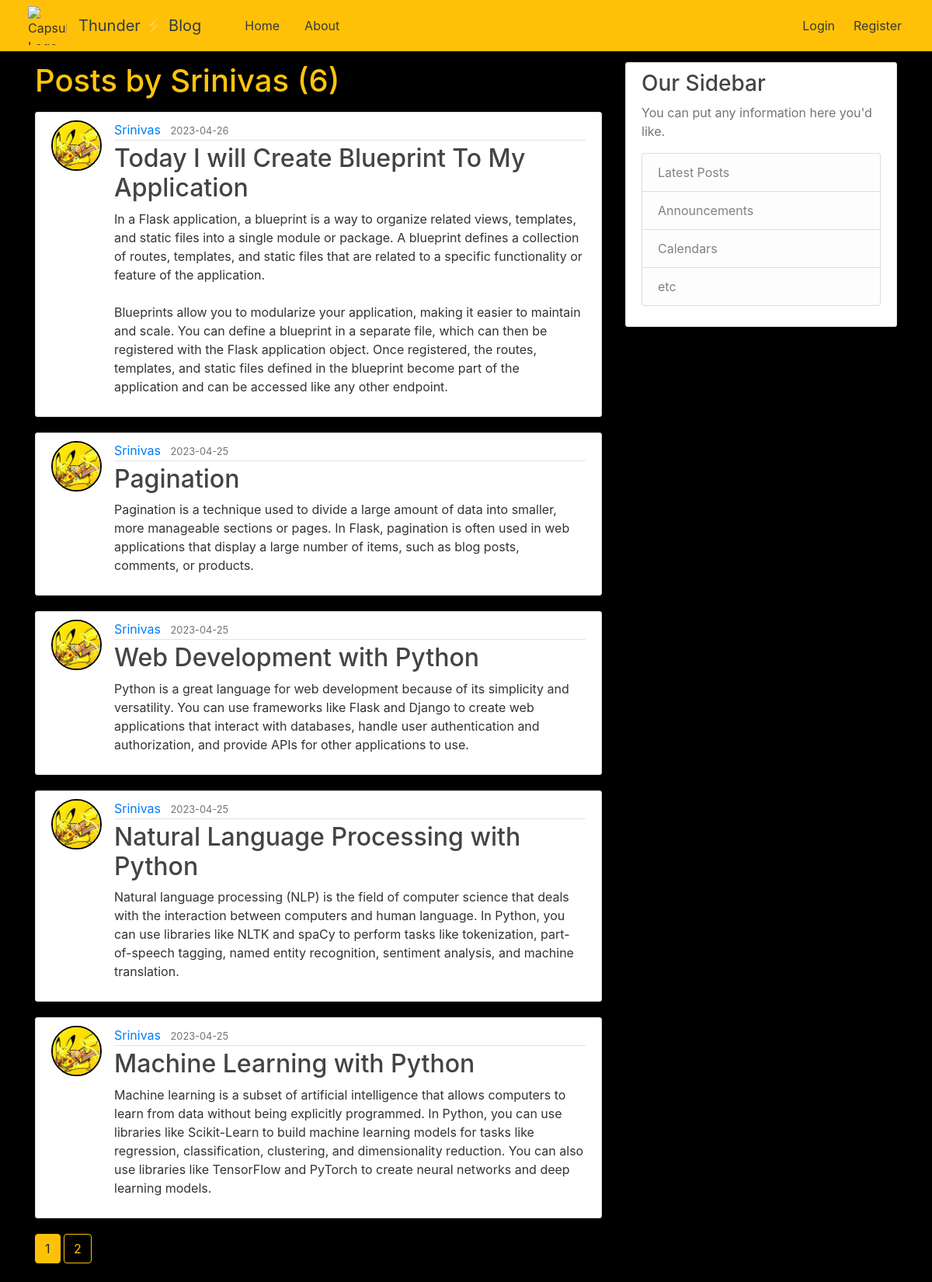
Screenshot of /user/Srinivas with the database file from the repository.
### flaskblog/models.py (models this page shows, shortened)
class User(db.Model, UserMixin):
    id = db.Column(db.Integer, primary_key=True)
    username = db.Column(db.String(20), unique=True, nullable=False)
    email = db.Column(db.String(120), unique=True, nullable=False)
    image_file = db.Column(db.String(20), nullable=False, default='default.jpg')
    password = db.Column(db.String(60), nullable=False)
    posts = db.relationship('Post', backref='author', lazy=True)

class Post(db.Model):
    id = db.Column(db.Integer, primary_key=True)
    title = db.Column(db.String(100), nullable=False)
    date_posted = db.Column(db.DateTime, nullable=False, default=datetime.utcnow)
    content = db.Column(db.Text, nullable=False)
    user_id = db.Column(db.Integer, db.ForeignKey('user.id'), nullable=False)

### flaskblog/users/routes.py (the view)
@users.route("/user/<string:username>")
def user_posts(username):
    page = request.args.get("page", 1, type=int)
    user = User.query.filter_by(username=username).first_or_404()
    posts = Post.query.filter_by(author=user).order_by(Post.date_posted.desc()).paginate(page=page, per_page=5)
    return render_template("user_posts.html", posts=posts, user=user)

### flaskblog/templates/user_posts.html
{% extends "layout.html" %}
{% block content %}
    <h1 class="mb-3" style="color: #ffc40c;">Posts by {{ user.username }} ({{ posts.total }})</h1>
    {% for post in posts.items %}
        <article class="media content-section">
        <img class="rounded-circle article-img" style="border: 2px solid black;" src="{{ url_for('static', filename='profile_pics/' + post.author.image_file) }}">
          <div class="media-body">
            <div class="article-metadata">
              <a class="mr-2" href="{{ url_for('users.user_posts', username=post.author.username) }}">{{ post.author.username }}</a>
              <small class="text-muted">{{ post.date_posted.strftime('%Y-%m-%d') }}</small>
            </div>
            <h2><a class="article-title" href="{{ url_for('posts.post', post_id=post.id) }}">{{ post.title }}</a></h2>
            <p class="article-content">{{ post.content }}</p>
          </div>
        </article>
    {% endfor %}
    {% for page_num in posts.iter_pages(left_edge=1, right_edge=1, left_current=1, right_current=2) %}
        {% if page_num %}
          {% if posts.page == page_num %}
            <a class="btn btn-warning mb-4" href="{{ url_for('users.user_posts', username=user.username, page=page_num)}}">{{ page_num }}</a>
          {% else %}
            <a class="btn btn-outline-warning mb-4" href="{{ url_for('users.user_posts', username=user.username, page=page_num)}}">{{ page_num }}</a>
          {% endif %}
        {% else %}
          ...
        {% endif %}
    {% endfor %}
{% endblock content %}

### flaskblog/templates/layout.html (shortened to what this page needs)
<!DOCTYPE html>
<html lang="en">
<head>
    <link rel="stylesheet" href="https://cdn.jsdelivr.net/npm/bootstrap@4.3.1/dist/css/bootstrap.min.css">
    <link rel="stylesheet" type="text/css" href="{{ url_for('static', filename='main.css')}}">
</head>
<body>
    <header class="site-header">
      <nav class="navbar navbar-expand-md navbar-dark bg-warning fixed-top">
      <img src="https://lh3.googleusercontent.com/vi7J1cWPPRrVgJWCwhZCSAXsEkjZWPr_p0uuEAANlOZkADW8zckaJ3ZMqBg_Df9-kFsbXCulUPEzCcuILsr4DqdNL1qhWxdpa_SVkxP0X6gcYiVoHdFO-zISLDEfpGGKY2F_qV5-HYpTd5toRM563i1ZIBpTR1Z1ZsQYkI3hmgwUWXxS8YdjZY5-svRih5FY5g_ljymczJn9r7flTf0Ok15zeHNI-yFYUyVL8NIND-WmyVAJHLw5v3CP2EidENIIfxeUolOz9qCvxnv0XSVCwmJd4lFmQJQsAZkem-s5sqQ416Z6lzR6vpx6SNvlMgHmOqjPimDnhWs_TLm34NfxIbh9NENQkXAzM_0W7xAc-SghtZ-k7SvT8Tq4I2VcSy83VDHRpTS5ZHVQvh5dQ_-tkCkohMN_-hded2DBRhZCmQkHRtGwjJJiTRLPnU1yFMnrGkS1PadMbie8NgFHONYmMdrQU5XFuQHWWJQyjrMoHy5T7yyLMIaim66J2Xlwj19VH081goEF4bVPjKHydQ4WZtSs376hSKe1uA0xIe_IPbMElG_R5JNVVXj6gYJO37xongJHDfBMn6rVCDGkO8qhhH7b3oWjj3vlmRgD8bQaDHToGlcsywQuxr_16T5oY1DKhAAjr1DbEINUvX1fY07UCAJ4JC3OPwt_mdV6uQJGHDYeIvlLBh0yw18uxnzDxXZt84Vf7XgjV5nuPfN37Qi6CD_ecXmLD09YLbtDbfJ8qfW4R4ghWkMb7LwzNDV_ZllDULuTBAt_9hVtOa8JuQ5PqJ3p5RPuNdr4-53u-b0cKRnttRtViltxfeDqnAqFh-BNZB9434hn8ltskDyllt5NPRim4AUv5yKAi9Zhxsy5qybq3G-cDGInbJTV1vTDxjRvndP_hFhCplX5xjNeOagkNPCmzneYbDuHijKk=w489-h511-s-no?authuser=0" alt="Capsule Logo" class="logo" style="margin-left: 20px;">
        <div class="container">
           <a class="navbar-brand text-dark mr-5" href="/">
               Thunder&nbsp;<span>&#9889;</span>&nbsp;Blog
           </a>
          <div class="collapse navbar-collapse" id="navbarToggle">
            <div class="navbar-nav mr-auto">
              <a class="nav-item1 nav-link rounded text-dark mr-3" href="{{ url_for('main.home') }}">Home</a>
              <a class="nav-item1 nav-link rounded text-dark" href="{{ url_for('main.about') }}">About</a>
            </div>
            <div class="navbar-nav">
              {% if current_user.is_authenticated %}
                <a class="nav-item nav-link border-color rounded text-dark mr-2" href="{{ url_for('posts.new_post') }}">New Post</a>
                <a class="nav-item nav-link border-color rounded text-dark mr-2" href="{{ url_for('users.account') }}">Account</a>
                <a class="nav-item nav-link border-color rounded text-dark mr-2" href="{{ url_for('users.logout') }}">Logout</a>
              {% else %}
                <a class="nav-item nav-link border-color rounded text-dark mr-2" href="{{ url_for('users.login') }}">Login</a>
                <a class="nav-item nav-link border-color rounded text-dark " href="{{ url_for('users.register') }}">Register</a>
              {% endif %}
            </div>
          </div>
        </div>
      </nav>
    </header>
    <main role="main" class="container">
      <div class="row">
        <div class="col-md-8">
          {% block content %}{% endblock content%}
        </div>
        <div class="col-md-4">
          <div class="content-section">
            <h3>Our Sidebar</h3>
            <p class='text-muted'>You can put any information here you'd like.
              <ul class="list-group">
                <li class="list-group-item list-group-item-light">Latest Posts</li>
                <li class="list-group-item list-group-item-light">Announcements</li>
                <li class="list-group-item list-group-item-light">Calendars</li>
                <li class="list-group-item list-group-item-light">etc</li>
              </ul>
            </p>
          </div>
        </div>
      </div>
    </main>
</body>
</html>

### flaskblog/static/main.css (style rules this page uses)
body { background: #fafafa; color: #333333; margin-top: 5rem; }
h1, h2, h3, h4, h5, h6 { color: #444444; }
.site-header .navbar-nav .nav-link { color: #cbd5db; }
.content-section { background: #ffffff; padding: 10px 20px; border: 1px solid #dddddd; border-radius: 3px; margin-bottom: 20px; }
.article-title { color: #444444; }
.article-content { white-space: pre-line; }
.article-img { height: 65px; width: 65px; margin-right: 16px; }
.article-metadata { padding-bottom: 1px; margin-bottom: 4px; border-bottom: 1px solid #e3e3e3 }
nav { display: flex; align-items: center; justify-content: space-between; padding: 10px; }
.logo { width: 50px; height: 50px; object-fit: contain; }
.logo { margin-left: 20px; }
body { scrollbar-width: thin; scrollbar-color: #c1c1c1 #f1f1f1; }

### flaskblog/templates/layout.html (style rules this page uses)
body { background-color: black; }
body { background-image: url('https://lh3.googleusercontent.com/_-m3Du9hfX4mVjtSQit18Rh_JHc-wxsptvm3HW0IqmdvqvnK1p5qlrDXGDezDje0_8oMsKbp-4Age3tw-EyI8SqDE9DPM0-9yPvvxI0TC_Pl4qVmmzfuCm2oehQG6cuSeFQrKRyTTqi9qc-sFdKb3b6vSxgqX8EgpLALrrCmnX-qazpePoEd9nr7QfmHnwJNPl3tWzk3Wga-UNAJa78OrTPQVlPAqMdLNMGVUD39rYkYh67x9RTHD-mp-lCk1HvjauQqc_0AMaIx-t7DuqA5Y6Tl0uKEtwny3qrlba7hDTa0MlRyuUsioBnpAAJJV8z-7XEb5JNmE09OA989gtP8t9250VWAHxoHdkB1EXuFQLn_7c6B3YvK4EoZ78lbxHgPHu115QDmscg70yjw-8bBNwOEZtgAcsyr1sUTdVNJI_1Aa_pMt0raqrzu-rStcHwlKCieGt8P8No3r8zpyXCUG2peEVHr8Y5NAAGMSxTe0VMxDYXSohd05a-Ms3qQbDuFpp0lXWPOjL6JUdvbyGETEXmxwvliIdR1elg28OvtEo5ep4-AZK_nmvjCOiISEON9uQvIlKNIpokOBGEo4lCGergGN2MtTCyDrz7YY9hytSprn5Q428fSnFk98grofHXeEupn-K4ezwZJohaqv_mXzKr4S39huFd3MqjQYuvxBPsw4ta8aAeEmRQ2--Vo3UcOrPpYtjWihK6TlcnEW1xMu1IweOdxBSpFDF8-CKAyKAGPd2mNvuvCy2tOY9cO52sGRq1wXhbyyGbEoDWcYxDQB50x_HwRC7VS8Si8PWXxCCialRhiMjj6_9S2ZC36pY9JDKH7Wjic-T9T2st0AimFPwEgfCgtcyGabkiJ63ofZyFrQwBYRH4YE5QEHxE3qA4uHtoFITxKsr5JEY4fQL6eQ2wdafHI32pJeAM2=w1689-h950-s-no?authuser=0'); background-repeat: no-repeat; background-attachment: fixed; background-size: cover; }
body { scrollbar-width: thin; scrollbar-color: #1DA1F2 #F5F8FA; }

### rows the page displays
User: username "Srinivas"
Post: image_file (picture), author.username "Srinivas", date_posted "2023-04-26", title "Today I will Create Blueprint To My Application", content "In a Flask application, a blueprint is a way to organize related views, templates, and static files into a single module or package. A blueprint defines a collection of routes, templates, and static files that are related to a specific functionality or feature of the application. Blueprints allow you to modularize your application, making it easier to maintain and scale. You can define a blueprint in a separate file, which can then be registered with the Flask application object. Once registered, the routes, templates, and static files defined in the blueprint become part of the application and can be accessed like any other endpoint."
Post: image_file (picture), author.username "Srinivas", date_posted "2023-04-25", title "Pagination", content "Pagination is a technique used to divide a large amount of data into smaller, more manageable sections or pages. In Flask, pagination is often used in web applications that display a large number of items, such as blog posts, comments, or products."
Post: image_file (picture), author.username "Srinivas", date_posted "2023-04-25", title "Web Development with Python", content "Python is a great language for web development because of its simplicity and versatility. You can use frameworks like Flask and Django to create web applications that interact with databases, handle user authentication and authorization, and provide APIs for other applications to use."
Post: image_file (picture), author.username "Srinivas", date_posted "2023-04-25", title "Natural Language Processing with Python", content "Natural language processing (NLP) is the field of computer science that deals with the interaction between computers and human language. In Python, you can use libraries like NLTK and spaCy to perform tasks like tokenization, part-of-speech tagging, named entity recognition, sentiment analysis, and machine translation."
Post: image_file (picture), author.username "Srinivas", date_posted "2023-04-25", title "Machine Learning with Python", content "Machine learning is a subset of artificial intelligence that allows computers to learn from data without being explicitly programmed. In Python, you can use libraries like Scikit-Learn to build machine learning models for tasks like regression, classification, clustering, and dimensionality reduction. You can also use libraries like TensorFlow and PyTorch to create neural networks and deep learning models."

### other values shown
{{ posts.total }} "6"
{{ page_num }} "1"
{{ page_num }} "2"
